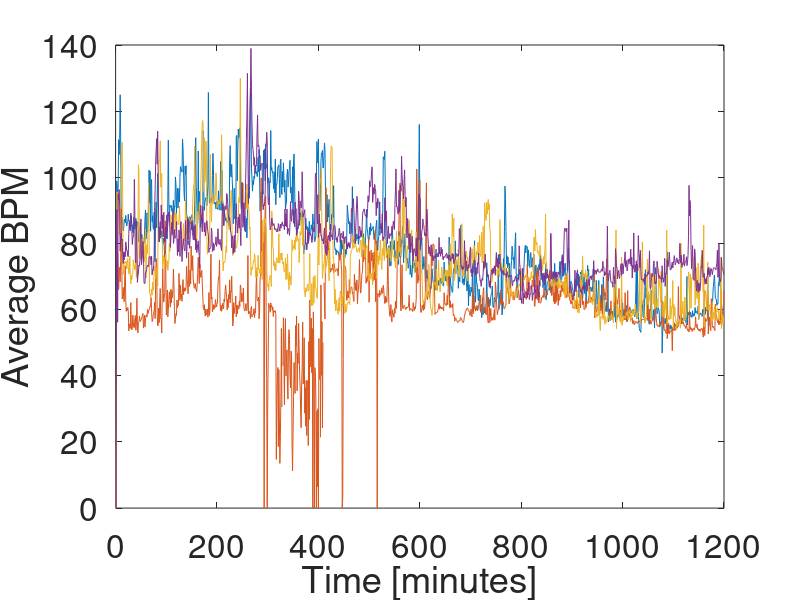

The MATLAB source for this figure: (Note: this script raises an error after producing the figure.)
clear
load("all_long.mat")
close all; clf

lineWid = 1.4;
fontS = 24;




limit = 1200;
figure(1)
plot(ave1(1:limit));hold on; plot(ave2(1:limit)),plot(ave3(1:limit));plot(ave4(1:limit))
ylabel("Average BPM")
xlabel("Time [minutes]")
set(gca,'DefaultLineLineWidth',lineWid)
set(gca,"FontSize", fontS)
legend("Trace " + (1:4))


figure(2)
plot(std1(1:limit));hold on; plot(std2(1:limit)),plot(std3(1:limit));plot(std4(1:limit))
ylabel("Size of standard deviation")
xlabel("Time [minutes]")
set(gca,'DefaultLineLineWidth',lineWid)
set(gca,"FontSize", fontS)
legend("Trace " + (1:4))
